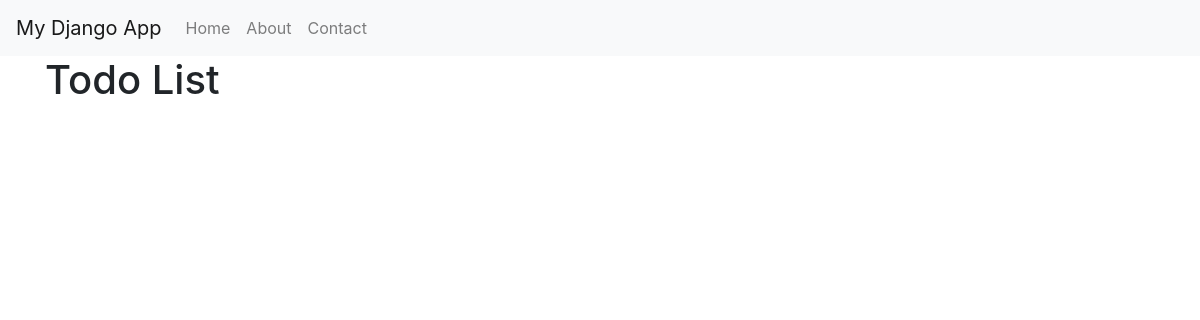
Page /todos/ on the earlier database version.
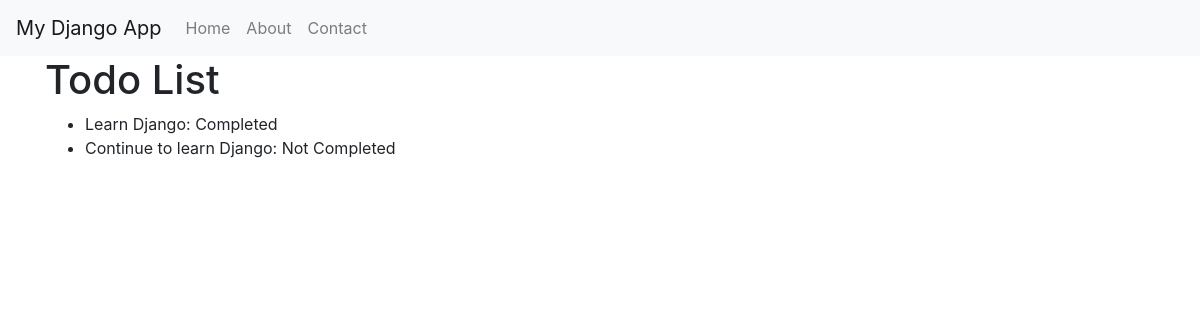
Same page on the later database version.
### myapp/models.py (models this page shows)
class TodoItem(models.Model):
    title = models.CharField(max_length=200)
    completed = models.BooleanField(default=False)

### myapp/views.py (the view)
# urls.py: path("todos/", views.todos, name="Todos")
def todos(request):
    items = TodoItem.objects.all()
    return render(request, 'todos.html', {"todos": items})

### myapp/templates/todos.html
{% extends "base.html" %} {% block content %}
<h1>Todo List</h1>
<ul>
  {% for todo in todos %}
  <li>
    {{ todo.title }}: {% if todo.completed %}Completed{% else %}Not Completed{% endif %}
  </li>
  {% endfor %}
</ul>
{% endblock %}

### myapp/templates/base.html (shortened to what this page needs)
<!DOCTYPE html>
<html lang="en">
  <head>
    <link
      href="https://stackpath.bootstrapcdn.com/bootstrap/4.3.1/css/bootstrap.min.css"
      rel="stylesheet"
    />
  </head>
  <body>
    <nav class="navbar navbar-expand-lg navbar-light bg-light">
      <a class="navbar-brand" href="#">My Django App</a>
      <div class="collapse navbar-collapse" id="navbarNav">
        <ul class="navbar-nav">
          <li class="nav-item">
            <a class="nav-link" href="#">Home</a>
          </li>
          <li class="nav-item">
            <a class="nav-link" href="#">About</a>
          </li>
          <li class="nav-item">
            <a class="nav-link" href="#">Contact</a>
          </li>
        </ul>
      </div>
    </nav>
    <div class="container">{% block content %} {% endblock %}</div>
  </body>
</html>

Differences in the rows shown:
added TodoItem: title "Learn Django", completed "Completed"
added TodoItem: title "Continue to learn Django", completed "Not Completed"
